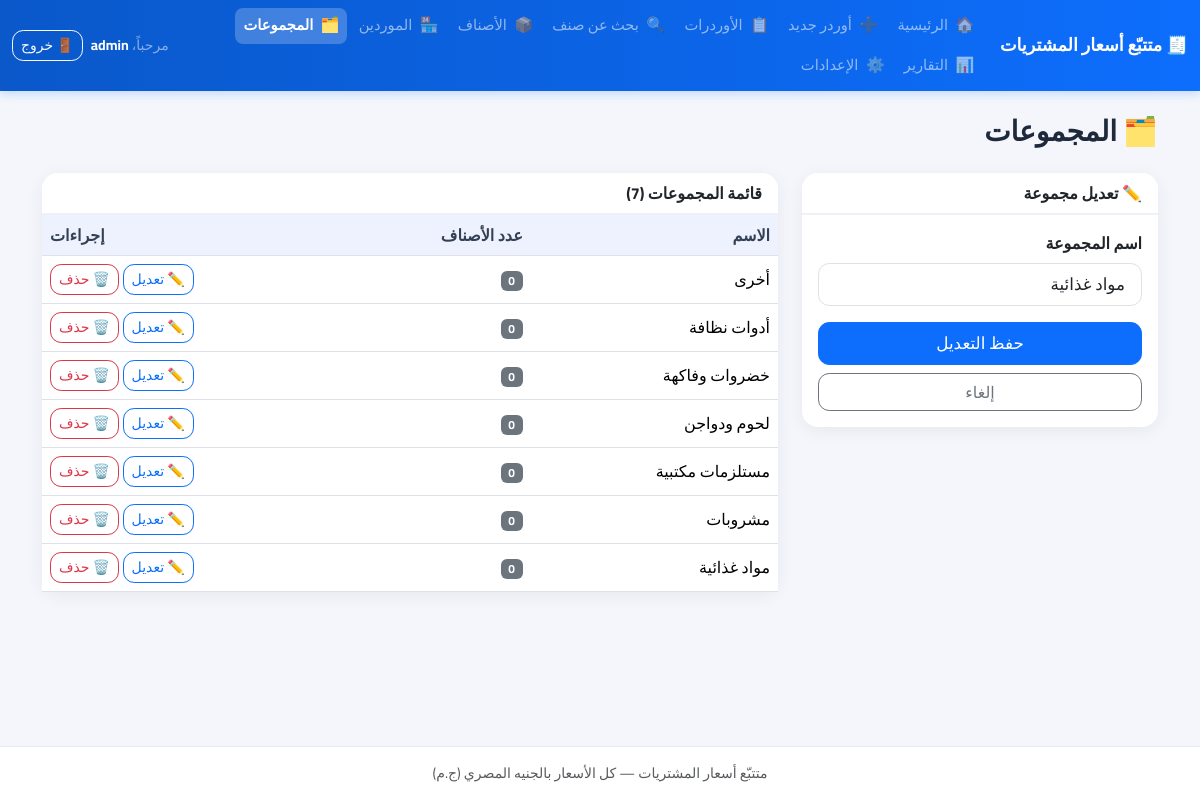
The app's page /index.php?page=categories&edit=1 (signed in) with its own data.
### tables this page shows
CREATE TABLE `categories` (
    `id`         INT UNSIGNED NOT NULL AUTO_INCREMENT,
    `name`       VARCHAR(150) NOT NULL,
    `created_at` TIMESTAMP    NOT NULL DEFAULT CURRENT_TIMESTAMP,
    PRIMARY KEY (`id`)
);

### index.php (called while the page is built, shortened)
<?php
require_once __DIR__ . '/includes/functions.php';
$page = $_GET['page'] ?? 'dashboard';
$file = __DIR__ . '/pages/' . $page . '.php';
require $file;

### includes/functions.php (called while the page is built, shortened)
<?php
function e($value): string
{
    return htmlspecialchars((string) $value, ENT_QUOTES, 'UTF-8');
}

### pages/categories.php (the view, shortened to what this page needs)
<?php
require_once __DIR__ . '/../includes/db.php';
require_once __DIR__ . '/../includes/functions.php';
$categories = $pdo->query(
    'SELECT c.id, c.name, COUNT(i.id) AS items_count
     FROM categories c
     LEFT JOIN items i ON i.category_id = c.id
     GROUP BY c.id ORDER BY c.name'
)->fetchAll();
$edit = null;
if (isset($_GET['edit'])) {
    $stmt = $pdo->prepare('SELECT * FROM categories WHERE id = ?');
    $stmt->execute([(int) $_GET['edit']]);
    $edit = $stmt->fetch();
}
require_once __DIR__ . '/../includes/header.php';
?>
<h1 class="h3 fw-bold mb-4">🗂️ المجموعات</h1>
<div class="row g-4">
    <div class="col-lg-4">
        <div class="card">
            <div class="card-header"><?= $edit ? '✏️ تعديل مجموعة' : '➕ إضافة مجموعة' ?></div>
            <div class="card-body">
                <form method="post">
                    <div class="mb-3">
                        <label class="form-label fw-bold">اسم المجموعة</label>
                        <input type="text" name="name" class="form-control form-control-lg"
                               value="<?= $edit ? e($edit['name']) : '' ?>"
                               placeholder="مثال: مواد غذائية" required autofocus>
                    </div>
                    <button type="submit" class="btn btn-primary btn-lg w-100">
                        <?= $edit ? 'حفظ التعديل' : 'إضافة' ?>
                    </button>
                    <?php if ($edit): ?>
                        <a href="index.php?page=categories" class="btn btn-outline-secondary w-100 mt-2">إلغاء</a>
                    <?php endif; ?>
                </form>
            </div>
        </div>
    </div>
    <div class="col-lg-8">
        <div class="card">
            <div class="card-header">قائمة المجموعات (<?= count($categories) ?>)</div>
            <div class="card-body p-0">
                <?php if (!$categories): ?>
                    <div class="p-4 text-center text-muted">لا توجد مجموعات بعد.</div>
                <?php else: ?>
                    <div class="table-responsive">
                        <table class="table table-hover mb-0 align-middle">
                            <thead>
                                <tr><th>الاسم</th><th>عدد الأصناف</th><th class="text-end">إجراءات</th></tr>
                            </thead>
                            <tbody>
                                <?php foreach ($categories as $c): ?>
                                    <tr>
                                        <td><?= e($c['name']) ?></td>
                                        <td><span class="badge bg-secondary"><?= (int)$c['items_count'] ?></span></td>
                                        <td class="text-end">
                                            <a href="index.php?page=categories&edit=<?= (int)$c['id'] ?>"
                                               class="btn btn-sm btn-outline-primary">✏️ تعديل</a>
                                            <form method="post" class="d-inline js-confirm-delete"
                                                  data-confirm="حذف مجموعة «<?= e($c['name']) ?>»؟ سيتم فصل أصنافها دون حذفها.">
                                                <button class="btn btn-sm btn-outline-danger">🗑️ حذف</button>
                                            </form>
                                        </td>
                                    </tr>
                                <?php endforeach; ?>
                            </tbody>
                        </table>
                    </div>
                <?php endif; ?>
            </div>
        </div>
    </div>
</div>
<?php require_once __DIR__ . '/../includes/footer.php'; ?>

### assets/css/style.css (style rules this page uses)
:root { --brand: #0d6efd; --brand-dark: #0a58ca; --brand-2: #06b6d4; --ink: #1e293b; --muted: #64748b; --bg: #f4f6fb; }
* { font-family: 'Cairo', 'Segoe UI', Tahoma, sans-serif; }
body { background: var(--bg); color: var(--ink); min-height: 100vh; display: flex; flex-direction: column; }
.card { border: none; border-radius: 1rem; box-shadow: 0 4px 18px rgba(15, 23, 42, .06); }
.card-header { background: #fff; border-bottom: 2px solid #eef2f7; border-radius: 1rem 1rem 0 0 !important; font-weight: 700; }
.table thead th { background: #eef2ff; color: #334155; white-space: nowrap; }
.table td, .table th { vertical-align: middle; }
.form-control, .form-select, .btn { border-radius: .7rem; }
.form-control-lg, .btn-lg { font-size: 1.05rem; }

### records on screen
categories: name "مواد غذائية", items_count "0"
categories: name "أخرى", items_count "0"
categories: name "أدوات نظافة", items_count "0"
categories: name "خضروات وفاكهة", items_count "0"
categories: name "لحوم ودواجن", items_count "0"
categories: name "مستلزمات مكتبية", items_count "0"
categories: name "مشروبات", items_count "0"

### other values on screen
APP_NAME "متتبّع أسعار المشتريات"
$item['icon'] "🏠"
$item['label'] "الرئيسية"
$item['icon'] "➕"
$item['label'] "أوردر جديد"
$item['icon'] "📋"
$item['label'] "الأوردرات"
$item['icon'] "🔍"
$item['label'] "بحث عن صنف"
$item['icon'] "📦"
$item['label'] "الأصناف"
$item['icon'] "🏪"
$item['label'] "الموردين"
$item['icon'] "🗂️"
$item['label'] "المجموعات"
